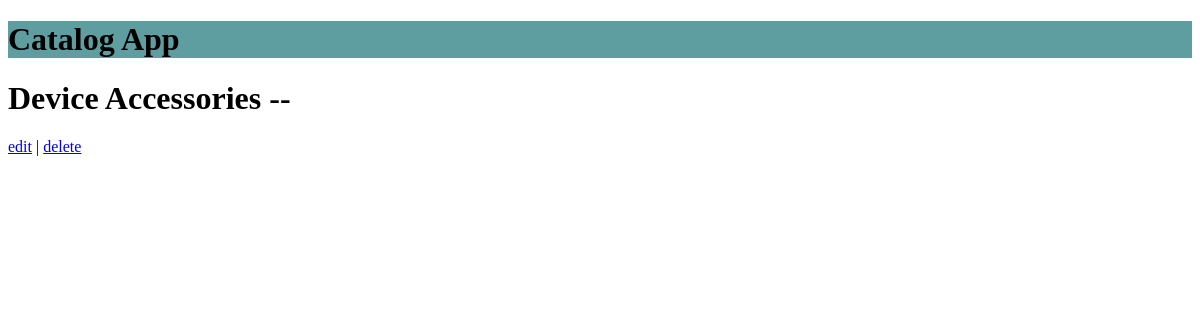
Page /CatalogApp/Device Accessories/panda antenas 11.1g on the earlier database version.
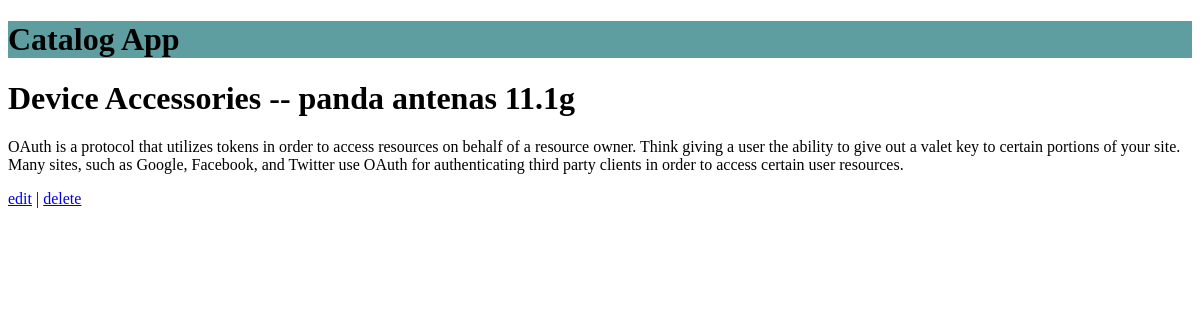
Same page on the later database version.
### db_setup.py (models this page shows, shortened)
class Item(Base):
    __tablename__ = 'item'
    t_id = Column(Integer, primary_key=True)
    t_itemName = Column(String(100), nullable=False)
    t_itemDescription = Column(String(250), nullable=False)
    t_userId = Column(Integer, ForeignKey('user.t_id'))
    t_relationU = relationship(User)
    t_catId = Column(Integer, ForeignKey('category.t_id'))
    t_relationC = relationship(Category)

### project3.py (the view)
@app.route('/CatalogApp/<category_name>/<item_name>', methods=['GET', 'POST'])
def itemPage(category_name, item_name):
    itemX = session.query(Item).filter_by(t_itemName=item_name).first()
    return render_template('itemDesc.html', itempage=itemX, category_name=category_name)

### templates/itemDesc.html (shortened to what this page needs)
<!DOCTYPE html>
<html>
<head>
</head>
<body>
    <div class="title" style="background-color:cadetblue">
        <h1>Catalog App</h1>
    </div>
    <div class="itemDesc">
            <h1>{{category_name}} -- {{itempage.t_itemName}}</h1>
            <p>{{itempage.t_itemDescription}}</p>
            <p>
                <a href="{{url_for('editItemPage', item_name=itempage.t_itemName)}}">edit</a> | <a href="{{url_for('deleteItemPage',item_name=itempage.t_itemName)}}">delete</a>
            </p>
    </div>
</body>
</html>

Differences in the rows shown:
added Item: t_itemName "panda antenas 11.1g", t_itemDescription "OAuth is a protocol that utilizes tokens in order to access resources on behalf of a resource owner. Think giving a user the ability to give out a valet key to certain portions of your site. Many sites, such as Google, Facebook, and Twitter use OAuth for authenticating third party clients in order to access certain user resources."
